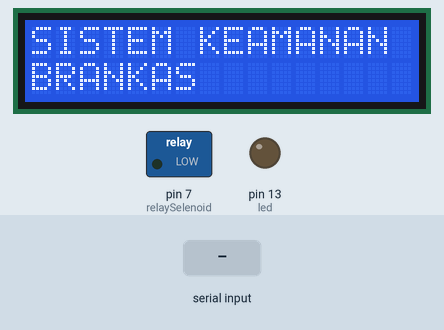
The sketch below on a simulated Arduino Uno, built with avr-gcc and run on an emulated ATmega328P. On the bench: 16×2 character LCD, switched loads named in the sketch (green lamp = pin HIGH), output pins drawn as LEDs (lit = HIGH). The test bench sets the inputs (shaded band). What the sketch prints to the serial monitor is not drawn.

Above: at 11.2 s.
11.3 s: "7" received over Serial
At 11.9 s:
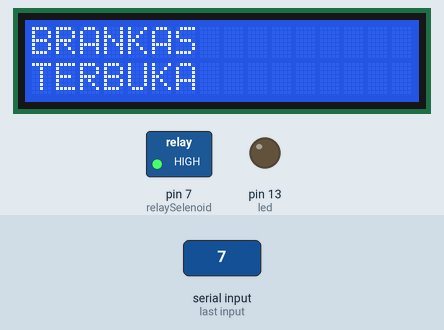
12.8 s: "1" received over Serial
At 14.0 s:
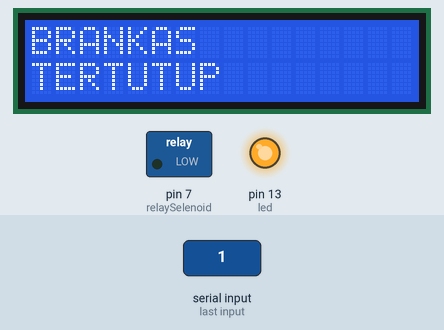
14.3 s: "0" received over Serial
At 15.3 s:
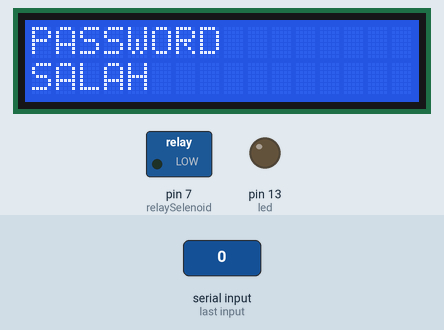
Timing chart, 0 to 17.3 s (numbered marks = the images above; inputs shaded):
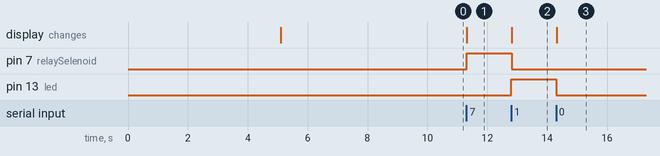

The sketch:

Yakob_bluetooth_led.ino
```cpp
#include <LiquidCrystal_I2C.h>
LiquidCrystal_I2C lcd(0x27, 16, 2);
const int led=13;
const int relaySelenoid = 7;
void setup() {
  lcd.begin();
  Serial.begin(9600);
  pinMode(led,OUTPUT);
  pinMode(relaySelenoid,OUTPUT);
     lcd.setCursor(0,0);
  lcd.print("LOADING....");
delay(5000);
lcd.clear();
 lcd.setCursor(0,0);
  lcd.print("SISTEM KEAMANAN");
   lcd.setCursor(0,1);
  lcd.print("BRANKAS");
  delay(5000);

}

void loop() {
//  Serial.println("conek");
  if(Serial.available()>0){
    Serial.println("conek2");

//  delay(5000);
    char data = Serial.read();
//  if(data != '7' || data != '1'){

//  }
    Serial.println(data);
    switch(data){

case '0':
    lcd.clear();
      Serial.println("conek");
        digitalWrite(led,LOW);
        lcd.setCursor(0,0);
  lcd.print("PASSWORD");
  lcd.setCursor(0,1);
  lcd.print("SALAH");
  delay(5000);
  lcd.clear();
  lcd.setCursor(0,0);
  lcd.print("COBA LAGI");


//  delay(3000);
//  lcd.clear();
  digitalWrite(relaySelenoid, LOW);
        break;

case '2':
    lcd.clear();
      Serial.println("conek");
        digitalWrite(led,LOW);
        lcd.setCursor(0,0);
  lcd.print("PASSWORD");
  lcd.setCursor(0,1);
  lcd.print("SALAH");
  delay(5000);
  lcd.clear();
  lcd.setCursor(0,0);
  lcd.print("COBA LAGI");


//  delay(3000);
//  lcd.clear();
  digitalWrite(relaySelenoid, LOW);
        break;

case '8':
    lcd.clear();
      Serial.println("conek");
        digitalWrite(led,LOW);
        lcd.setCursor(0,0);
  lcd.print("PASSWORD");
  lcd.setCursor(0,1);
  lcd.print("SALAH");
  delay(5000);
  lcd.clear();
  lcd.setCursor(0,0);
  lcd.print("COBA LAGI");


//  delay(3000);
//  lcd.clear();
  digitalWrite(relaySelenoid, LOW);
        break;

case '9':
    lcd.clear();
      Serial.println("conek");
        digitalWrite(led,LOW);
        lcd.setCursor(0,0);
  lcd.print("PASSWORD");
  lcd.setCursor(0,1);
  lcd.print("SALAH");
  delay(5000);
  lcd.clear();
  lcd.setCursor(0,0);
  lcd.print("COBA LAGI");


//  delay(3000);
//  lcd.clear();
  digitalWrite(relaySelenoid, LOW);
        break;

case '6':
    lcd.clear();
      Serial.println("conek");
        digitalWrite(led,LOW);
        lcd.setCursor(0,0);
  lcd.print("PASSWORD");
  lcd.setCursor(0,1);
  lcd.print("SALAH");
  delay(5000);
  lcd.clear();
  lcd.setCursor(0,0);
  lcd.print("COBA LAGI");


//  delay(3000);
//  lcd.clear();
  digitalWrite(relaySelenoid, LOW);
        break;

case '5':
    lcd.clear();
      Serial.println("conek");
        digitalWrite(led,LOW);
        lcd.setCursor(0,0);
  lcd.print("PASSWORD");
  lcd.setCursor(0,1);
  lcd.print("SALAH");
  delay(5000);
  lcd.clear();
  lcd.setCursor(0,0);
  lcd.print("COBA LAGI");


//  delay(3000);
//  lcd.clear();
  digitalWrite(relaySelenoid, LOW);
        break;

case '4':
    lcd.clear();
      Serial.println("conek");
        digitalWrite(led,LOW);
        lcd.setCursor(0,0);
  lcd.print("PASSWORD");
  lcd.setCursor(0,1);
  lcd.print("SALAH");
  delay(5000);
  lcd.clear();
  lcd.setCursor(0,0);
  lcd.print("COBA LAGI");


//  delay(3000);
//  lcd.clear();
  digitalWrite(relaySelenoid, LOW);
        break;

case '3':
    lcd.clear();
      Serial.println("conek");
        digitalWrite(led,LOW);
        lcd.setCursor(0,0);
  lcd.print("PASSWORD");
  lcd.setCursor(0,1);
  lcd.print("SALAH");
  delay(5000);
  lcd.clear();
  lcd.setCursor(0,0);
  lcd.print("COBA LAGI");


//  delay(3000);
//  lcd.clear();
  digitalWrite(relaySelenoid, LOW);
        break;

//============================================================
      case '7':  //PASSWORD BRANKAS ADALAH ANGKA 7
      lcd.clear();
      Serial.println("conek");
        digitalWrite(led,LOW);
        lcd.setCursor(0,0);
  lcd.print("BRANKAS");
  lcd.setCursor(0,1);
  lcd.print("TERBUKA");
//  delay(3000);
//  lcd.clear();
  digitalWrite(relaySelenoid, HIGH);
        break;

      case '1':
      lcd.clear();
      Serial.println("conek");
        digitalWrite(led,HIGH);
        lcd.setCursor(0,0);
  lcd.print("BRANKAS");
  lcd.setCursor(0,1);
  lcd.print("TERTUTUP");
  digitalWrite(relaySelenoid, LOW);
        break;
      default:
        break;
    }
  }
}
```

Measured:
- after the input at 11.3 s, pin 7 (relaySelenoid): LOW → HIGH at once; the display: changes at once (image 1)
- after the input at 12.8 s, pin 7 (relaySelenoid): HIGH → LOW at once; pin 13 (led): LOW → HIGH at once; the display: changes at once (image 2)
- after the input at 14.3 s, pin 13 (led): HIGH → LOW at once; the display: changes at once (image 3)
